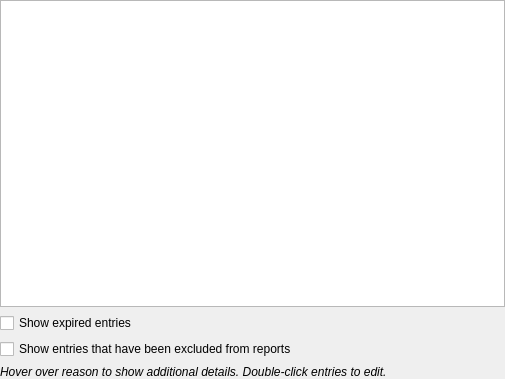
<?xml version="1.0" encoding="UTF-8"?>
<ui version="4.0">
 <class>ReportsWidgetHealthcheck</class>
 <widget class="QWidget" name="ReportsWidgetHealthcheck">
  <property name="geometry">
   <rect>
    <x>0</x>
    <y>0</y>
    <width>505</width>
    <height>379</height>
   </rect>
  </property>
  <layout class="QVBoxLayout" name="verticalLayout" stretch="0,0,0,0">
   <property name="leftMargin">
    <number>0</number>
   </property>
   <property name="topMargin">
    <number>0</number>
   </property>
   <property name="rightMargin">
    <number>0</number>
   </property>
   <property name="bottomMargin">
    <number>0</number>
   </property>
   <item>
    <widget class="QTableView" name="healthcheckTableView">
     <property name="accessibleName">
      <string>Database health check results</string>
     </property>
     <property name="contextMenuPolicy">
      <enum>Qt::CustomContextMenu</enum>
     </property>
     <property name="editTriggers">
      <set>QAbstractItemView::NoEditTriggers</set>
     </property>
     <property name="showDropIndicator" stdset="0">
      <bool>false</bool>
     </property>
     <property name="alternatingRowColors">
      <bool>true</bool>
     </property>
     <property name="selectionBehavior">
      <enum>QAbstractItemView::SelectRows</enum>
     </property>
     <property name="textElideMode">
      <enum>Qt::ElideMiddle</enum>
     </property>
     <property name="sortingEnabled">
      <bool>true</bool>
     </property>
     <attribute name="horizontalHeaderStretchLastSection">
      <bool>true</bool>
     </attribute>
     <attribute name="verticalHeaderVisible">
      <bool>false</bool>
     </attribute>
    </widget>
   </item>
   <item>
    <widget class="QCheckBox" name="showExpired">
     <property name="text">
      <string>Show expired entries</string>
     </property>
    </widget>
   </item>
   <item>
    <widget class="QCheckBox" name="showExcluded">
     <property name="text">
      <string>Show entries that have been excluded from reports</string>
     </property>
    </widget>
   </item>
   <item>
    <widget class="QLabel" name="tipLabel">
     <property name="font">
      <font>
       <italic>true</italic>
      </font>
     </property>
     <property name="text">
      <string>Hover over reason to show additional details. Double-click entries to edit.</string>
     </property>
    </widget>
   </item>
  </layout>
 </widget>
 <tabstops>
  <tabstop>healthcheckTableView</tabstop>
  <tabstop>showExcluded</tabstop>
 </tabstops>
 <resources/>
 <connections/>
</ui>
